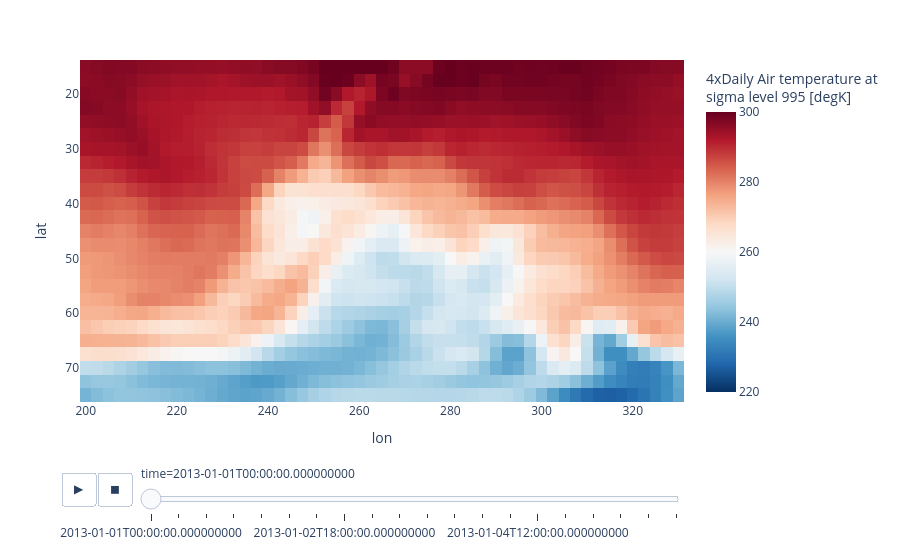

Notebook code for this chart:
### Markdown cell above
# Animations of xarray datasets

### Code cell
# Load xarray from dataset included in the xarray tutorial
ds = xr.tutorial.open_dataset('air_temperature').air[:20]
fig = px.imshow(ds, animation_frame='time', zmin=220, zmax=300, color_continuous_scale='RdBu_r')
fig.show()

### Figure 1 — Plotly figure (JSON) as saved in the notebook; plotly's stock layout.template omitted (floating-point values rounded to 4 significant figures; data arrays with more than 128 entries replaced by an {"elided": "..."} marker saying what was removed)
{"data": [{"coloraxis": "coloraxis", "hovertemplate": "lon: %{x}<br>lat: %{y}<br>4xDaily Air temperature at<br>sigma level 995 [degK]: %{z}<extra></extra>", "name": "0", "type": "heatmap", "x": [200.0, 202.5, 205.0, 207.5, 210.0, 212.5, 215.0, 217.5, 220.0, 222.5, 225.0, 227.5, 230.0, 232.5, 235.0, 237.5, 240.0, 242.5, 245.0, 247.5, 250.0, 252.5, 255.0, 257.5, 260.0, 262.5, 265.0, 267.5, 270.0, 272.5, 275.0, 277.5, 280.0, 282.5, 285.0, 287.5, 290.0, 292.5, 295.0, 297.5, 300.0, 302.5, 305.0, 307.5, 310.0, 312.5, 315.0, 317.5, 320.0, 322.5, 325.0, 327.5, 330.0], "xaxis": "x", "y": [75.0, 72.5, 70.0, 67.5, 65.0, 62.5, 60.0, 57.5, 55.0, 52.5, 50.0, 47.5, 45.0, 42.5, 40.0, 37.5, 35.0, 32.5, 30.0, 27.5, 25.0, 22.5, 20.0, 17.5, 15.0], "yaxis": "y", "z": {"elided": "25x53 float values"}}], "layout": {"coloraxis": {"cmax": 300, "cmin": 220, "colorbar": {"title": {"text": "4xDaily Air temperature at<br>sigma level 995 [degK]"}}, "colorscale": [[0, "rgb(5,48,97)"], [0.1, "rgb(33,102,172)"], [0.2, "rgb(67,147,195)"], [0.3, "rgb(146,197,222)"], [0.4, "rgb(209,229,240)"], [0.5, "rgb(247,247,247)"], [0.6, "rgb(253,219,199)"], [0.7, "rgb(244,165,130)"], [0.8, "rgb(214,96,77)"], [0.9, "rgb(178,24,43)"], [1, "rgb(103,0,31)"]]}, "margin": {"t": 60}, "sliders": [{"active": 0, "currentvalue": {"prefix": "time="}, "len": 0.9, "pad": {"b": 10, "t": 60}, "steps": [{"args": [["2013-01-01T00:00:00.000000000"], {"frame": {"duration": 0, "redraw": true}, "fromcurrent": true, "mode": "immediate", "transition": {"duration": 0, "easing": "linear"}}], "label": "2013-01-01T00:00:00.000000000", "method": "animate"}, {"args": [["2013-01-01T06:00:00.000000000"], {"frame": {"duration": 0, "redraw": true}, "fromcurrent": true, "mode": "immediate", "transition": {"duration": 0, "easing": "linear"}}], "label": "2013-01-01T06:00:00.000000000", "method": "animate"}, {"args": [["2013-01-01T12:00:00.000000000"], {"frame": {"duration": 0, "redraw": true}, "fromcurrent": true, "mode": "immediate", "transition": {"duration": 0, "easing": "linear"}}], "label": "2013-01-01T12:00:00.000000000", "method": "animate"}, {"args": [["2013-01-01T18:00:00.000000000"], {"frame": {"duration": 0, "redraw": true}, "fromcurrent": true, "mode": "immediate", "transition": {"duration": 0, "easing": "linear"}}], "label": "2013-01-01T18:00:00.000000000", "method": "animate"}, {"args": [["2013-01-02T00:00:00.000000000"], {"frame": {"duration": 0, "redraw": true}, "fromcurrent": true, "mode": "immediate", "transition": {"duration": 0, "easing": "linear"}}], "label": "2013-01-02T00:00:00.000000000", "method": "animate"}, {"args": [["2013-01-02T06:00:00.000000000"], {"frame": {"duration": 0, "redraw": true}, "fromcurrent": true, "mode": "immediate", "transition": {"duration": 0, "easing": "linear"}}], "label": "2013-01-02T06:00:00.000000000", "method": "animate"}, {"args": [["2013-01-02T12:00:00.000000000"], {"frame": {"duration": 0, "redraw": true}, "fromcurrent": true, "mode": "immediate", "transition": {"duration": 0, "easing": "linear"}}], "label": "2013-01-02T12:00:00.000000000", "method": "animate"}, {"args": [["2013-01-02T18:00:00.000000000"], {"frame": {"duration": 0, "redraw": true}, "fromcurrent": true, "mode": "immediate", "transition": {"duration": 0, "easing": "linear"}}], "label": "2013-01-02T18:00:00.000000000", "method": "animate"}, {"args": [["2013-01-03T00:00:00.000000000"], {"frame": {"duration": 0, "redraw": true}, "fromcurrent": true, "mode": "immediate", "transition": {"duration": 0, "easing": "linear"}}], "label": "2013-01-03T00:00:00.000000000", "method": "animate"}, {"args": [["2013-01-03T06:00:00.000000000"], {"frame": {"duration": 0, "redraw": true}, "fromcurrent": true, "mode": "immediate", "transition": {"duration": 0, "easing": "linear"}}], "label": "2013-01-03T06:00:00.000000000", "method": "animate"}, {"args": [["2013-01-03T12:00:00.000000000"], {"frame": {"duration": 0, "redraw": true}, "fromcurrent": true, "mode": "immediate", "transition": {"duration": 0, "easing": "linear"}}], "label": "2013-01-03T12:00:00.000000000", "method": "animate"}, {"args": [["2013-01-03T18:00:00.000000000"], {"frame": {"duration": 0, "redraw": true}, "fromcurrent": true, "mode": "immediate", "transition": {"duration": 0, "easing": "linear"}}], "label": "2013-01-03T18:00:00.000000000", "method": "animate"}, {"args": [["2013-01-04T00:00:00.000000000"], {"frame": {"duration": 0, "redraw": true}, "fromcurrent": true, "mode": "immediate", "transition": {"duration": 0, "easing": "linear"}}], "label": "2013-01-04T00:00:00.000000000", "method": "animate"}, {"args": [["2013-01-04T06:00:00.000000000"], {"frame": {"duration": 0, "redraw": true}, "fromcurrent": true, "mode": "immediate", "transition": {"duration": 0, "easing": "linear"}}], "label": "2013-01-04T06:00:00.000000000", "method": "animate"}, {"args": [["2013-01-04T12:00:00.000000000"], {"frame": {"duration": 0, "redraw": true}, "fromcurrent": true, "mode": "immediate", "transition": {"duration": 0, "easing": "linear"}}], "label": "2013-01-04T12:00:00.000000000", "method": "animate"}, {"args": [["2013-01-04T18:00:00.000000000"], {"frame": {"duration": 0, "redraw": true}, "fromcurrent": true, "mode": "immediate", "transition": {"duration": 0, "easing": "linear"}}], "label": "2013-01-04T18:00:00.000000000", "method": "animate"}, {"args": [["2013-01-05T00:00:00.000000000"], {"frame": {"duration": 0, "redraw": true}, "fromcurrent": true, "mode": "immediate", "transition": {"duration": 0, "easing": "linear"}}], "label": "2013-01-05T00:00:00.000000000", "method": "animate"}, {"args": [["2013-01-05T06:00:00.000000000"], {"frame": {"duration": 0, "redraw": true}, "fromcurrent": true, "mode": "immediate", "transition": {"duration": 0, "easing": "linear"}}], "label": "2013-01-05T06:00:00.000000000", "method": "animate"}, {"args": [["2013-01-05T12:00:00.000000000"], {"frame": {"duration": 0, "redraw": true}, "fromcurrent": true, "mode": "immediate", "transition": {"duration": 0, "easing": "linear"}}], "label": "2013-01-05T12:00:00.000000000", "method": "animate"}, {"args": [["2013-01-05T18:00:00.000000000"], {"frame": {"duration": 0, "redraw": true}, "fromcurrent": true, "mode": "immediate", "transition": {"duration": 0, "easing": "linear"}}], "label": "2013-01-05T18:00:00.000000000", "method": "animate"}], "x": 0.1, "xanchor": "left", "y": 0, "yanchor": "top"}], "updatemenus": [{"buttons": [{"args": [null, {"frame": {"duration": 500, "redraw": true}, "fromcurrent": true, "mode": "immediate", "transition": {"duration": 500, "easing": "linear"}}], "label": "&#9654;", "method": "animate"}, {"args": [[null], {"frame": {"duration": 0, "redraw": true}, "fromcurrent": true, "mode": "immediate", "transition": {"duration": 0, "easing": "linear"}}], "label": "&#9724;", "method": "animate"}], "direction": "left", "pad": {"r": 10, "t": 70}, "showactive": false, "type": "buttons", "x": 0.1, "xanchor": "right", "y": 0, "yanchor": "top"}], "xaxis": {"anchor": "y", "domain": [0, 1], "title": {"text": "lon"}}, "yaxis": {"anchor": "x", "autorange": "reversed", "domain": [0, 1], "title": {"text": "lat"}}}}
